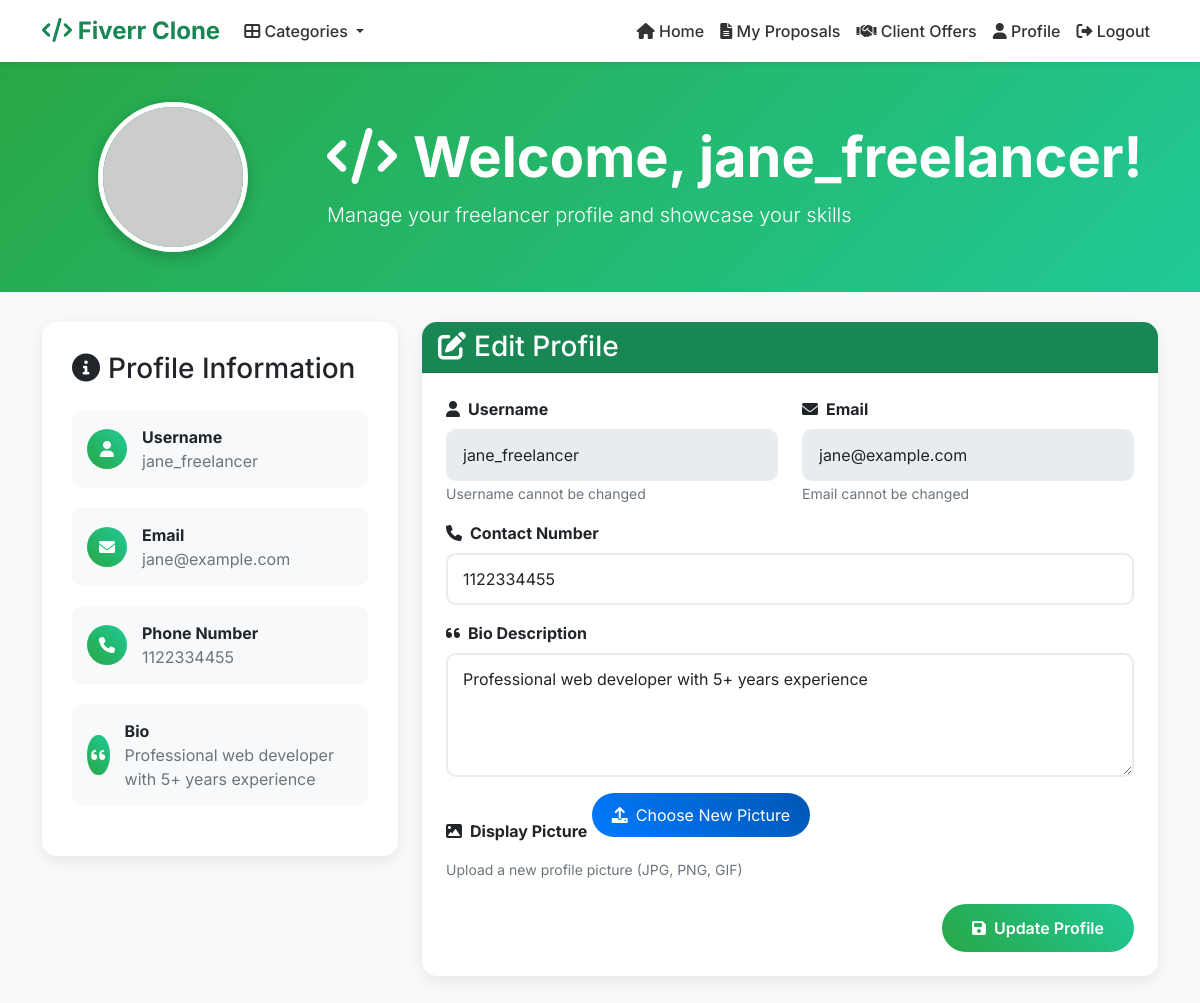
The page /freelancer/profile.php (signed in) on the database its author committed.
### tables this page shows
CREATE TABLE fiverr_clone_users (
    user_id INT AUTO_INCREMENT PRIMARY KEY,
    username VARCHAR(255) NOT NULL,
    email VARCHAR(255) UNIQUE NOT NULL,
    password TEXT NOT NULL,
    is_client BOOLEAN NOT NULL DEFAULT FALSE,
    is_administrator BOOLEAN NOT NULL DEFAULT FALSE,
    bio_description TEXT,
    display_picture TEXT,
    contact_number VARCHAR(255),
    date_added TIMESTAMP DEFAULT CURRENT_TIMESTAMP
);

### freelancer/classes/Database.php (called while the page is built, shortened)
<?php
class Database {
    protected $pdo;
    private $host = 'localhost';
    private $db = 'fiverr_database';
    private $user = 'root';
    private $pass = '';
    private $charset = 'utf8mb4';
    public function __construct() {
        $dsn = "mysql:host=$this->host;dbname=$this->db;charset=$this->charset";
        $options = [
            PDO::ATTR_ERRMODE            => PDO::ERRMODE_EXCEPTION,
            PDO::ATTR_DEFAULT_FETCH_MODE => PDO::FETCH_ASSOC,
            PDO::ATTR_EMULATE_PREPARES   => false
        ];
        try {
            $this->pdo = new PDO($dsn, $this->user, $this->pass, $options);
            $this->pdo->exec("SET time_zone = '+08:00';");
        } catch (\PDOException $e) {
            throw new \PDOException($e->getMessage(), (int)$e->getCode());
        }
    }
    protected function executeQuerySingle($sql, $params = []) {
        $stmt = $this->pdo->prepare($sql);
        $stmt->execute($params);
        return $stmt->fetch();
    }
}
?>

### freelancer/classes/User.php (called while the page is built, shortened)
<?php
require_once 'Database.php';
class User extends Database {
    public function getUsers($id = null) {
        if ($id) {
            $sql = "SELECT * FROM fiverr_clone_users WHERE user_id = ?";
            return $this->executeQuerySingle($sql, [$id]);
        }
        $sql = "SELECT * FROM fiverr_clone_users";
        return $this->executeQuery($sql);
    }
}
?>

### freelancer/classloader.php (called while the page is built, shortened)
<?php
require_once 'classes/Database.php';
require_once 'classes/User.php';
$userObj = new User();
?>

### freelancer/profile.php (the view, shortened to what this page needs)
<?php require_once 'classloader.php'; ?>
<!doctype html>
  <html lang="en">
  <head>
    <link href="https://cdn.jsdelivr.net/npm/bootstrap@5.1.3/dist/css/bootstrap.min.css" rel="stylesheet">
    <link href="https://cdnjs.cloudflare.com/ajax/libs/font-awesome/6.0.0/css/all.min.css" rel="stylesheet">
  </head>
  <body>
    <?php include 'includes/navbar.php'; ?>
    <?php $userInfo = $userObj->getUsers($_SESSION['user_id']); ?>
    <div class="profile-header">
      <div class="container">
        <div class="row align-items-center">
          <div class="col-md-3 text-center">
            <img src="<?php echo !empty($userInfo['display_picture']) ? '../images/'.$userInfo['display_picture'] : 'https://via.placeholder.com/150x150/28a745/ffffff?text='.strtoupper(substr($userInfo['username'], 0, 2)); ?>"
                 class="profile-image" alt="Profile Picture">
          </div>
          <div class="col-md-9">
            <h1 class="display-4 fw-bold mb-2">
              <i class="fas fa-code me-3"></i>Welcome, <?php echo htmlspecialchars($userInfo['username']); ?>!
            </h1>
            <p class="lead mb-0">Manage your freelancer profile and showcase your skills</p>
          </div>
        </div>
      </div>
    </div>
    <div class="container">
      <div class="row">
        <div class="col-lg-4">
          <div class="profile-info">
            <h3 class="mb-4">
              <i class="fas fa-info-circle me-2"></i>Profile Information
            </h3>
            <div class="info-item">
              <div class="info-icon">
                <i class="fas fa-user"></i>
              </div>
              <div>
                <strong>Username</strong><br>
                <span class="text-muted"><?php echo htmlspecialchars($userInfo['username']); ?></span>
              </div>
            </div>
            <div class="info-item">
              <div class="info-icon">
                <i class="fas fa-envelope"></i>
              </div>
              <div>
                <strong>Email</strong><br>
                <span class="text-muted"><?php echo htmlspecialchars($userInfo['email']); ?></span>
              </div>
            </div>
            <div class="info-item">
              <div class="info-icon">
                <i class="fas fa-phone"></i>
              </div>
              <div>
                <strong>Phone Number</strong><br>
                <span class="text-muted"><?php echo htmlspecialchars($userInfo['contact_number']); ?></span>
              </div>
            </div>
            <?php if (!empty($userInfo['bio_description'])): ?>
            <div class="info-item">
              <div class="info-icon">
                <i class="fas fa-quote-left"></i>
              </div>
              <div>
                <strong>Bio</strong><br>
                <span class="text-muted"><?php echo htmlspecialchars($userInfo['bio_description']); ?></span>
              </div>
            </div>
            <?php endif; ?>
          </div>
        </div>
        <div class="col-lg-8">
          <div class="profile-card card">
            <div class="card-header bg-success text-white">
              <h3 class="mb-0">
                <i class="fas fa-edit me-2"></i>Edit Profile
              </h3>
            </div>
            <div class="card-body p-4">
              <form action="core/handleForms.php" method="POST" enctype="multipart/form-data">
                <div class="row">
                  <div class="col-md-6 mb-3">
                    <label class="form-label fw-bold">
                      <i class="fas fa-user me-2"></i>Username
                    </label>
                    <input type="text" class="form-control" name="username" value="<?php echo htmlspecialchars($userInfo['username']); ?>" disabled>
                    <small class="text-muted">Username cannot be changed</small>
                  </div>
                  <div class="col-md-6 mb-3">
                    <label class="form-label fw-bold">
                      <i class="fas fa-envelope me-2"></i>Email
                    </label>
                    <input type="email" class="form-control" name="email" value="<?php echo htmlspecialchars($userInfo['email']); ?>" disabled>
                    <small class="text-muted">Email cannot be changed</small>
                  </div>
                </div>
                <div class="mb-3">
                  <label class="form-label fw-bold">
                    <i class="fas fa-phone me-2"></i>Contact Number
                  </label>
                  <input type="text" class="form-control" name="contact_number" value="<?php echo htmlspecialchars($userInfo['contact_number']); ?>" required>
                </div>
                <div class="mb-3">
                  <label class="form-label fw-bold">
                    <i class="fas fa-quote-left me-2"></i>Bio Description
                  </label>
                  <textarea name="bio_description" class="form-control" rows="4" placeholder="Tell clients about your skills and experience..."><?php echo htmlspecialchars($userInfo['bio_description']); ?></textarea>
                </div>
                <div class="mb-4">
                  <label class="form-label fw-bold">
                    <i class="fas fa-image me-2"></i>Display Picture
                  </label>
                  <div class="file-input-wrapper">
                    <i class="fas fa-upload me-2"></i>Choose New Picture
                  </div>
                  <small class="text-muted d-block mt-2">Upload a new profile picture (JPG, PNG, GIF)</small>
                </div>
                <div class="text-end">
                  <button type="submit" class="btn-update" name="updateUserBtn">
                    <i class="fas fa-save me-2"></i>Update Profile
                  </button>
                </div>
              </form>
            </div>
          </div>
        </div>
      </div>
    </div>
  </body>
</html>

### freelancer/profile.php (style rules this page uses)
body { font-family: 'Inter', sans-serif; background-color: #f8f9fa; }
.profile-header { background: linear-gradient(135deg, #28a745 0%, #20c997 100%); color: white; padding: 40px 0; margin-bottom: 30px; }
.profile-card { border: none; border-radius: 15px; box-shadow: 0 5px 15px rgba(0,0,0,0.08); transition: transform 0.3s ease, box-shadow 0.3s ease; margin-bottom: 30px; overflow: hidden; }
.profile-image { width: 150px; height: 150px; border-radius: 50%; object-fit: cover; border: 5px solid white; box-shadow: 0 5px 15px rgba(0,0,0,0.2); }
.profile-info { background: white; border-radius: 15px; padding: 30px; box-shadow: 0 5px 15px rgba(0,0,0,0.08); }
.info-item { display: flex; align-items: center; margin-bottom: 20px; padding: 15px; background: #f8f9fa; border-radius: 10px; transition: all 0.3s ease; }
.info-icon { width: 40px; height: 40px; background: linear-gradient(45deg, #28a745, #20c997); border-radius: 50%; display: flex; align-items: center; justify-content: center; color: white; margin-right: 15px; }
.form-control { border-radius: 10px; border: 2px solid #e9ecef; padding: 12px 15px; transition: all 0.3s ease; }
.btn-update { background: linear-gradient(45deg, #28a745, #20c997); border: none; color: white; padding: 12px 30px; border-radius: 25px; font-weight: 600; transition: all 0.3s ease; }
.file-input-wrapper { position: relative; overflow: hidden; display: inline-block; background: linear-gradient(45deg, #007bff, #0056b3); color: white; padding: 10px 20px; border-radius: 25px; cursor: pointer; transition: all 0.3s ease; }

### rows shown on the page
fiverr_clone_users: username "jane_freelancer", email "jane@example.com", contact_number "1122334455", bio_description "Professional web developer with 5+ years experience"
